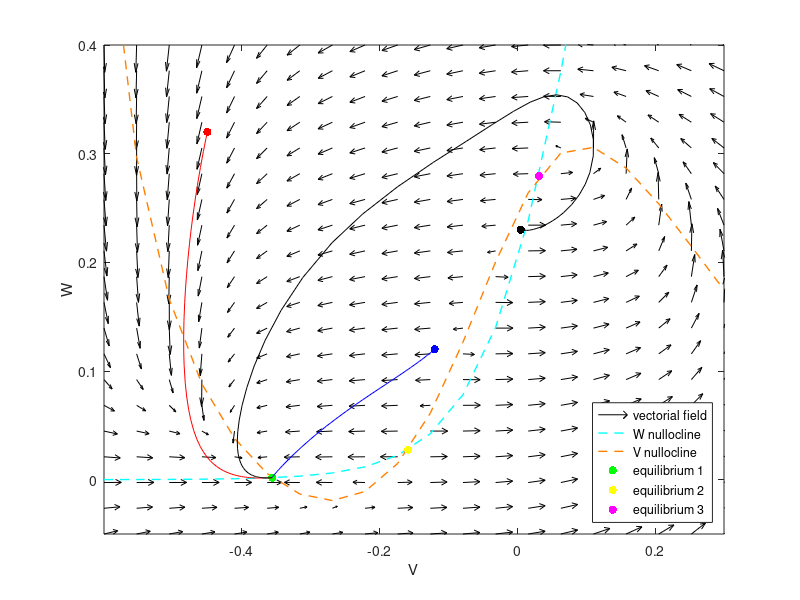
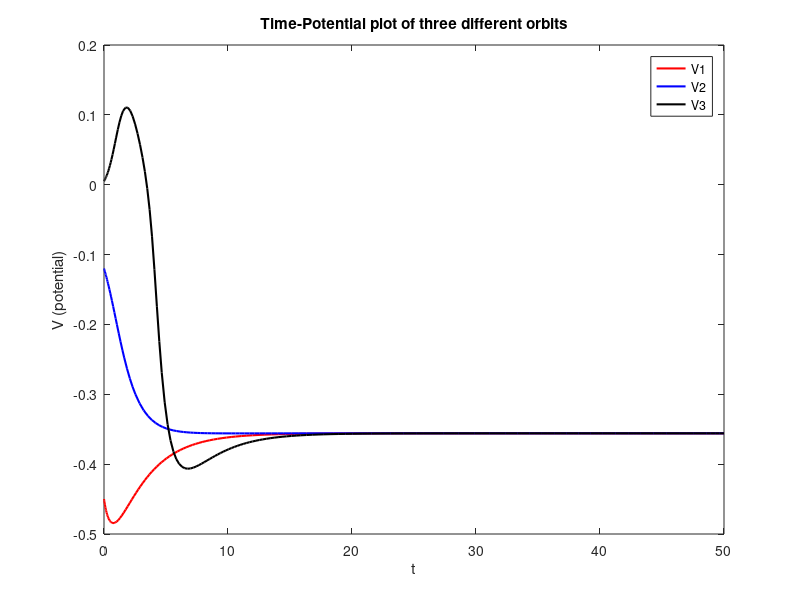
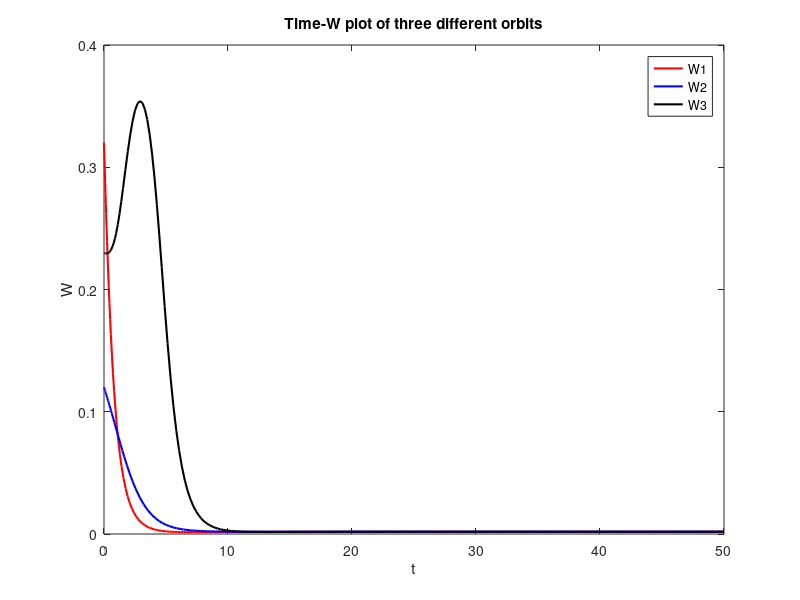

The MATLAB script that drew these images, in order:
% andamento orbite con PP006


clear all
clc

%% problem setting and phase portrait
gca = 1;
gk = 2;
gl = 0.5;
Eca = 1;
Ek = -0.7;
El = -0.5;
phi = 1/3;
Iapp = 0.06;
V1 = -0.01;
V2 = 0.15;
V3 = 0.1;
V4 = 0.145;

minf = @(V) 1/2 * (1 + tanh((V-V1)/(V2)));
winf = @(V) 1/2 * (1 + tanh((V-V3)/(V4)));
tau = @(V) (cosh((V-V3)/(2*V4)))^(-1);
Ica = @(V) gca*minf(V).*(V-Eca);
Il = @(V) gl*(V-El);

f = @(t,Y) [-gca*minf(Y(1))*(Y(1)-Eca)-gk*Y(2)*(Y(1)-Ek)-gl*(Y(1)-El)+Iapp;...
    phi*(winf(Y(1))-Y(2))/tau(Y(1))];

y1 = linspace(-0.6,0.3,20);
y2 = linspace(-0.05,0.40,20);
[x,y] = meshgrid(y1,y2);

u = zeros(size(x));
v = zeros(size(x));

t=0; 
for i = 1:numel(x)
    Yprime = f(t,[x(i); y(i)]);
    u(i) = Yprime(1);
    v(i) = Yprime(2);
end
u = u./(sqrt(u.^2+v.^2));
v = v./(sqrt(u.^2+v.^2));
q = quiver(x,y,u,v,0.5,'k', 'LineWidth',0.4);
figure(gcf)
xlabel('V')
ylabel('W')

hold on
W_nullocline = winf(y1);
plot(y1,W_nullocline,'c--', 'LineWidth',1);

hold on
V_nullocline = (Iapp-Ica(y1)-Il(y1))./(gk.*(y1-Ek));
plot(y1,V_nullocline,'r--','color', [1 .5 0], 'LineWidth',1);

xlabel('V')
ylabel('W')
xlim([-0.6,0.3])
ylim([-0.05,0.40])

%% fixed point with Newton
f = @(Y) [-gca*minf(Y(1))*(Y(1)-Eca)-gk*Y(2)*(Y(1)-Ek)-gl*(Y(1)-El)+Iapp;...
    phi*(winf(Y(1))-Y(2))/tau(Y(1))];

h1 = @(x) tanh((x-V1)./(V2));
h2 = @(x) (1./V2) * (1-(tanh((x-V1)./(V2))).^2);
h3 = @(x) tanh((x-V3)./(V4));
h4 = @(x) (1./V4) * (1-(tanh((x-V3)./(V4))).^2);

c = @(x) cosh( (x-V3)./(2*V4) );
s = @(x) (1./(2*V4)) * sinh( (x-V3)./(2*V4) );

J1 = @(Y) -gca*(1/2*h2(Y(1)))*(Y(1)-Eca)-gca*(1/2+1/2*h1(Y(1)))-gk*Y(2)-gl;
J2 = @(Y) -gk*(Y(1)-Ek);
J3 = @(Y) phi.*(1/2*h4(Y(1))*c(Y(1))+(1/2+1/2*h3(Y(1))-Y(2))*s(Y(1)));
J4 = @(Y) -phi./tau(Y(1));
Jf = @(Y) [J1(Y),J2(Y);J3(Y),J4(Y)];


tol = 1e-10;
y0 = [-0.3535;0.002];
e1 = y0;
delta = -Jf(e1)\f(e1);
while norm(delta,inf)>tol
    e1 = e1+delta;
    delta = -Jf(e1)\f(e1);
end 
e1 = e1+delta
hold on
scatter(e1(1),e1(2),'g','filled', 'LineWidth',1.5)
eigvalues_e1 = eig(Jf(e1))

y0 = [-0.16;0.02];
e2 = y0;
delta = -Jf(e2)\f(e2);
while norm(delta,inf)>tol
    e2 = e2+delta;
    delta = -Jf(e2)\f(e2);
end 
e2 = e2+delta
hold on
scatter(e2(1),e2(2),'y','filled', 'LineWidth',1.5)
eigvalues_e2 = eig(Jf(e2))

y0 = [0.03;0.27];
e3 = y0;
delta = -Jf(e3)\f(e3);
while norm(delta,inf)>tol
    e3 = e3+delta;
    delta = -Jf(e3)\f(e3);
end 
e3 = e3+delta

hold on
scatter(e3(1),e3(2),'m','filled', 'LineWidth',1.5)

eigvalues_e3 = eig(Jf(e3))

%% Draw some orbits
f = @(t,Y) [-gca*minf(Y(1))*(Y(1)-Eca)-gk*Y(2)*(Y(1)-Ek)-gl*(Y(1)-El)+Iapp;...
    phi*(winf(Y(1))-Y(2))/tau(Y(1))];

y0 = [-0.45;0.32];
[tout1,yout1] = ode45(f,[0,50],y0);
hold on
scatter(-0.45,0.32,'r', 'filled')
hold on
plot(yout1(:,1),yout1(:,2), 'r',1.2);
% for j = 1:length(yout1)-1
%     plot(yout1(j:j+1,1),yout1(j:j+1,2),'color', [1 .5 0], 'LineWidth',2.5)
%     hold on
%     drawnow
%     pause(.05)
% end

y0 = [-0.12;0.12];
[tout2,yout2] = ode45(f,[0,50],y0);
hold on
scatter(-0.12,0.12,'b', 'filled')
hold on
plot(yout2(:,1),yout2(:,2),'b',1.2)
% for j = 1:length(yout2)-1
%     plot(yout2(j:j+1,1),yout2(j:j+1,2),'m', 'LineWidth',2.5)
%     hold on
%     drawnow
%     pause(.05)
% end

y0 = [0.005;0.23];
[tout3,yout3] = ode45(f,[0,50],y0);
hold on
scatter(0.005,0.23,'k', 'filled')
hold on
plot(yout3(:,1),yout3(:,2), 'k',1.2)
% for j = 1:length(yout3)-1
%     plot(yout3(j:j+1,1),yout3(j:j+1,2),'k', 'LineWidth',2.5)
%     hold on
%     drawnow
%     pause(.05)
% end

legend('vectorial field','W nullocline', 'V nullocline', 'equilibrium 1', 'equilibrium 2', 'equilibrium 3', 'Location', 'southeast');

%% tV 
figure
plot(tout1, yout1(:,1),'r',  'LineWidth',1.5)
hold on 
plot(tout2, yout2(:,1),'b', 'LineWidth',1.5)
hold on 
plot(tout3, yout3(:,1),'k', 'LineWidth',1.5);
title('Time-Potential plot of three different orbits')
legend('V1', 'V2', 'V3')
xlabel('t')
ylabel('V (potential)')

%% tW 
figure
plot(tout1, yout1(:,2),'r',  'LineWidth',1.5)
hold on 
plot(tout2, yout2(:,2),'b', 'LineWidth',1.5)
hold on 
plot(tout3, yout3(:,2),'k', 'LineWidth',1.5);
title('Time-W plot of three different orbits')
legend('W1', 'W2', 'W3')
xlabel('t')
ylabel('W')